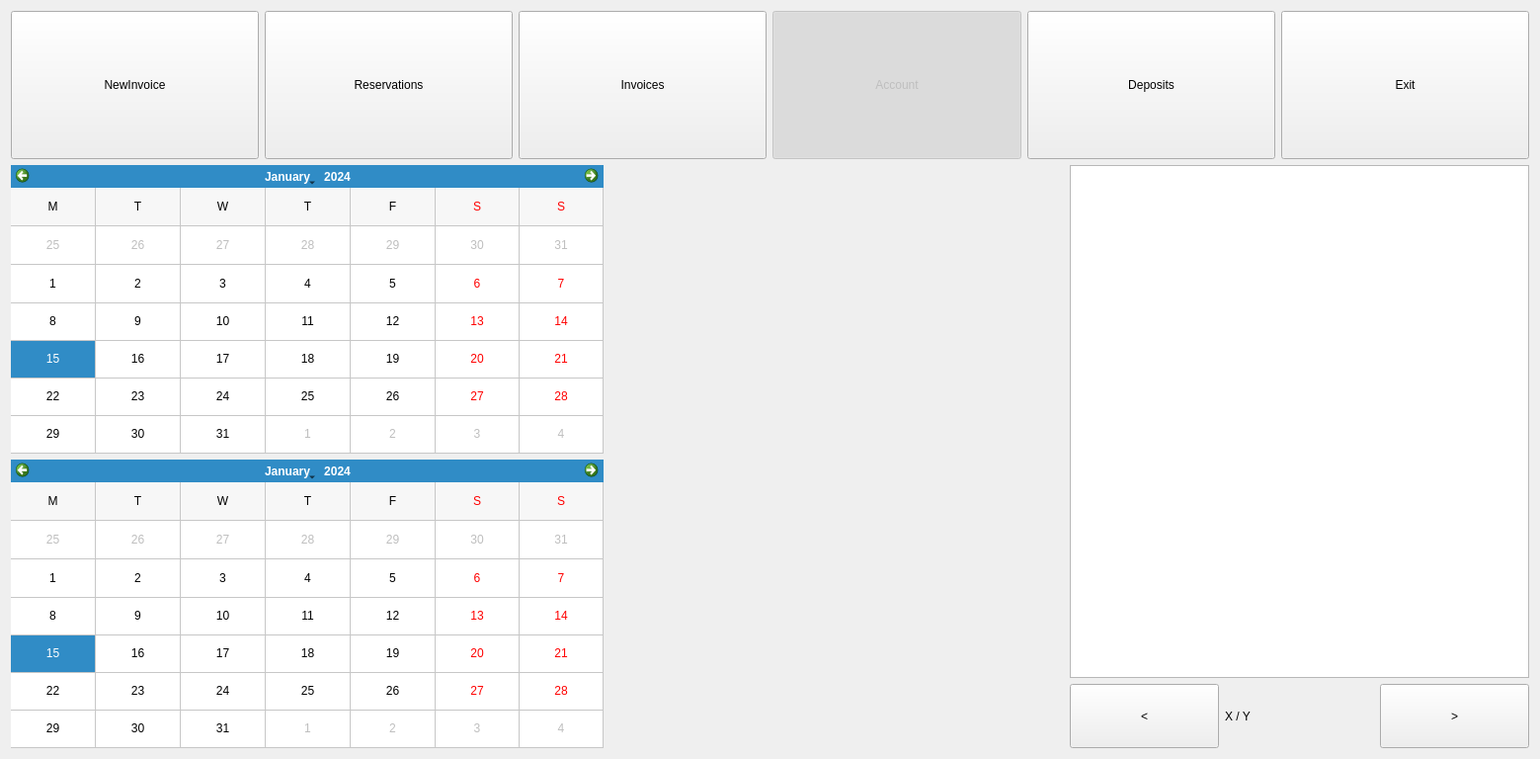
<?xml version="1.0" encoding="UTF-8"?>
<ui version="4.0">
 <class>AccountView</class>
 <widget class="QWidget" name="AccountView">
  <property name="geometry">
   <rect>
    <x>0</x>
    <y>0</y>
    <width>1559</width>
    <height>768</height>
   </rect>
  </property>
  <property name="windowTitle">
   <string>Account View</string>
  </property>
  <property name="styleSheet">
   <string notr="true">#pageInfoLabel{
font: 18pt &quot;Calibri&quot;;
qproperty-alignment: AlignCenter;
}

</string>
  </property>
  <layout class="QVBoxLayout" name="verticalLayout">
   <item>
    <widget class="QWidget" name="topPanelwidget" native="true">
     <property name="minimumSize">
      <size>
       <width>0</width>
       <height>150</height>
      </size>
     </property>
     <property name="maximumSize">
      <size>
       <width>16777215</width>
       <height>150</height>
      </size>
     </property>
     <layout class="QHBoxLayout" name="horizontalLayout_5">
      <property name="leftMargin">
       <number>0</number>
      </property>
      <property name="topMargin">
       <number>0</number>
      </property>
      <property name="rightMargin">
       <number>0</number>
      </property>
      <property name="bottomMargin">
       <number>0</number>
      </property>
      <item>
       <widget class="QPushButton" name="newinvoiceButton">
        <property name="sizePolicy">
         <sizepolicy hsizetype="Minimum" vsizetype="Expanding">
          <horstretch>0</horstretch>
          <verstretch>0</verstretch>
         </sizepolicy>
        </property>
        <property name="text">
         <string>NewInvoice</string>
        </property>
       </widget>
      </item>
      <item>
       <widget class="QPushButton" name="tableReservationButton">
        <property name="sizePolicy">
         <sizepolicy hsizetype="Minimum" vsizetype="Expanding">
          <horstretch>0</horstretch>
          <verstretch>0</verstretch>
         </sizepolicy>
        </property>
        <property name="text">
         <string>Reservations</string>
        </property>
       </widget>
      </item>
      <item>
       <widget class="QPushButton" name="invoicesPushButton">
        <property name="enabled">
         <bool>true</bool>
        </property>
        <property name="sizePolicy">
         <sizepolicy hsizetype="Minimum" vsizetype="Expanding">
          <horstretch>0</horstretch>
          <verstretch>0</verstretch>
         </sizepolicy>
        </property>
        <property name="text">
         <string>Invoices</string>
        </property>
        <property name="checkable">
         <bool>false</bool>
        </property>
        <property name="checked">
         <bool>false</bool>
        </property>
       </widget>
      </item>
      <item>
       <widget class="QPushButton" name="accountButton">
        <property name="enabled">
         <bool>false</bool>
        </property>
        <property name="sizePolicy">
         <sizepolicy hsizetype="Minimum" vsizetype="Expanding">
          <horstretch>0</horstretch>
          <verstretch>0</verstretch>
         </sizepolicy>
        </property>
        <property name="text">
         <string>Account</string>
        </property>
        <property name="checkable">
         <bool>true</bool>
        </property>
        <property name="checked">
         <bool>true</bool>
        </property>
       </widget>
      </item>
      <item>
       <widget class="QPushButton" name="depositsButton">
        <property name="sizePolicy">
         <sizepolicy hsizetype="Minimum" vsizetype="Expanding">
          <horstretch>0</horstretch>
          <verstretch>0</verstretch>
         </sizepolicy>
        </property>
        <property name="minimumSize">
         <size>
          <width>0</width>
          <height>0</height>
         </size>
        </property>
        <property name="maximumSize">
         <size>
          <width>16777215</width>
          <height>16777215</height>
         </size>
        </property>
        <property name="text">
         <string>Deposits</string>
        </property>
       </widget>
      </item>
      <item>
       <widget class="QPushButton" name="exitButton">
        <property name="sizePolicy">
         <sizepolicy hsizetype="Minimum" vsizetype="Expanding">
          <horstretch>0</horstretch>
          <verstretch>0</verstretch>
         </sizepolicy>
        </property>
        <property name="minimumSize">
         <size>
          <width>0</width>
          <height>0</height>
         </size>
        </property>
        <property name="maximumSize">
         <size>
          <width>16777215</width>
          <height>16777215</height>
         </size>
        </property>
        <property name="autoFillBackground">
         <bool>false</bool>
        </property>
        <property name="text">
         <string>Exit</string>
        </property>
       </widget>
      </item>
     </layout>
    </widget>
   </item>
   <item>
    <widget class="QWidget" name="accountWidget" native="true">
     <layout class="QHBoxLayout" name="horizontalLayout">
      <property name="leftMargin">
       <number>0</number>
      </property>
      <property name="topMargin">
       <number>0</number>
      </property>
      <property name="rightMargin">
       <number>0</number>
      </property>
      <property name="bottomMargin">
       <number>0</number>
      </property>
      <item>
       <widget class="QWidget" name="calendarWidget" native="true">
        <property name="sizePolicy">
         <sizepolicy hsizetype="Preferred" vsizetype="Preferred">
          <horstretch>0</horstretch>
          <verstretch>0</verstretch>
         </sizepolicy>
        </property>
        <property name="minimumSize">
         <size>
          <width>600</width>
          <height>0</height>
         </size>
        </property>
        <layout class="QVBoxLayout" name="verticalLayout_2">
         <property name="spacing">
          <number>6</number>
         </property>
         <property name="leftMargin">
          <number>0</number>
         </property>
         <property name="topMargin">
          <number>0</number>
         </property>
         <property name="rightMargin">
          <number>0</number>
         </property>
         <property name="bottomMargin">
          <number>0</number>
         </property>
         <item>
          <widget class="QCalendarWidget" name="fromCalendarWidget">
           <property name="gridVisible">
            <bool>true</bool>
           </property>
           <property name="horizontalHeaderFormat">
            <enum>QCalendarWidget::SingleLetterDayNames</enum>
           </property>
           <property name="verticalHeaderFormat">
            <enum>QCalendarWidget::NoVerticalHeader</enum>
           </property>
           <property name="dateEditEnabled">
            <bool>false</bool>
           </property>
          </widget>
         </item>
         <item>
          <widget class="QCalendarWidget" name="toCalendarWidget">
           <property name="gridVisible">
            <bool>true</bool>
           </property>
           <property name="horizontalHeaderFormat">
            <enum>QCalendarWidget::SingleLetterDayNames</enum>
           </property>
           <property name="verticalHeaderFormat">
            <enum>QCalendarWidget::NoVerticalHeader</enum>
           </property>
           <property name="dateEditEnabled">
            <bool>false</bool>
           </property>
          </widget>
         </item>
        </layout>
       </widget>
      </item>
      <item>
       <spacer name="horizontalSpacer">
        <property name="orientation">
         <enum>Qt::Horizontal</enum>
        </property>
        <property name="sizeHint" stdset="0">
         <size>
          <width>40</width>
          <height>20</height>
         </size>
        </property>
       </spacer>
      </item>
      <item>
       <widget class="QWidget" name="resultsWidget" native="true">
        <property name="minimumSize">
         <size>
          <width>458</width>
          <height>0</height>
         </size>
        </property>
        <layout class="QVBoxLayout" name="verticalLayout_3">
         <property name="leftMargin">
          <number>0</number>
         </property>
         <property name="topMargin">
          <number>0</number>
         </property>
         <property name="rightMargin">
          <number>0</number>
         </property>
         <property name="bottomMargin">
          <number>0</number>
         </property>
         <item>
          <widget class="QTableWidget" name="accountTableWidget">
           <property name="editTriggers">
            <set>QAbstractItemView::NoEditTriggers</set>
           </property>
           <property name="alternatingRowColors">
            <bool>true</bool>
           </property>
           <property name="selectionMode">
            <enum>QAbstractItemView::NoSelection</enum>
           </property>
           <property name="selectionBehavior">
            <enum>QAbstractItemView::SelectRows</enum>
           </property>
           <attribute name="verticalHeaderVisible">
            <bool>false</bool>
           </attribute>
           <attribute name="verticalHeaderDefaultSectionSize">
            <number>50</number>
           </attribute>
           <attribute name="verticalHeaderMinimumSectionSize">
            <number>50</number>
           </attribute>
          </widget>
         </item>
         <item>
          <widget class="QWidget" name="pagingWidget" native="true">
           <property name="minimumSize">
            <size>
             <width>0</width>
             <height>65</height>
            </size>
           </property>
           <property name="maximumSize">
            <size>
             <width>16777215</width>
             <height>65</height>
            </size>
           </property>
           <layout class="QHBoxLayout" name="horizontalLayout_9">
            <property name="leftMargin">
             <number>0</number>
            </property>
            <property name="topMargin">
             <number>0</number>
            </property>
            <property name="rightMargin">
             <number>0</number>
            </property>
            <property name="bottomMargin">
             <number>0</number>
            </property>
            <item>
             <widget class="QPushButton" name="prevPagePushButton">
              <property name="sizePolicy">
               <sizepolicy hsizetype="Preferred" vsizetype="Preferred">
                <horstretch>0</horstretch>
                <verstretch>0</verstretch>
               </sizepolicy>
              </property>
              <property name="text">
               <string>&lt;</string>
              </property>
             </widget>
            </item>
            <item>
             <widget class="QLabel" name="pageInfoLabel">
              <property name="text">
               <string notr="true">X / Y</string>
              </property>
             </widget>
            </item>
            <item>
             <widget class="QPushButton" name="nextPagePushButton">
              <property name="sizePolicy">
               <sizepolicy hsizetype="Preferred" vsizetype="Preferred">
                <horstretch>0</horstretch>
                <verstretch>0</verstretch>
               </sizepolicy>
              </property>
              <property name="text">
               <string>&gt;</string>
              </property>
             </widget>
            </item>
           </layout>
          </widget>
         </item>
        </layout>
       </widget>
      </item>
     </layout>
    </widget>
   </item>
  </layout>
 </widget>
 <resources/>
 <connections/>
</ui>
